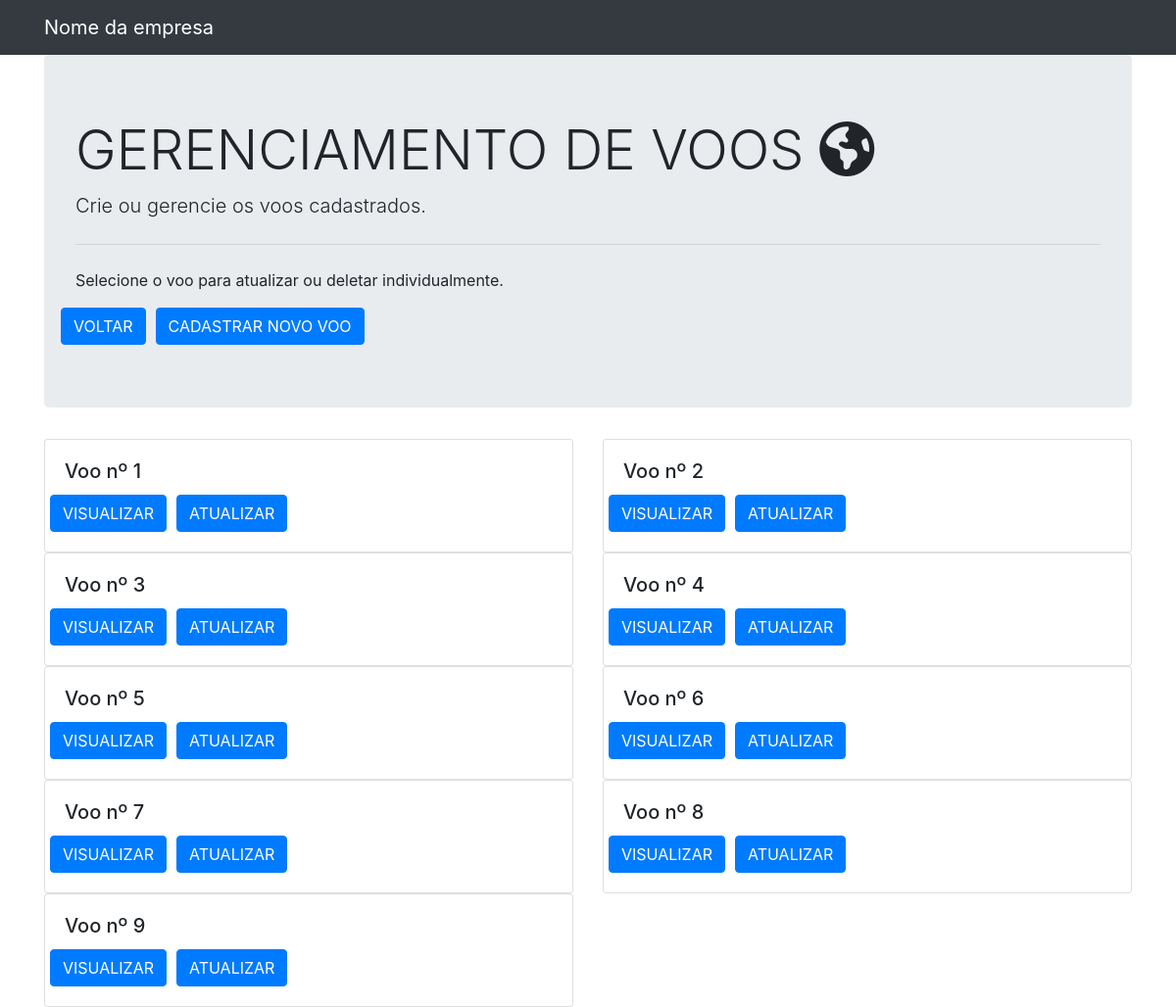
The app's page /home/1/lista_voos/, older data.
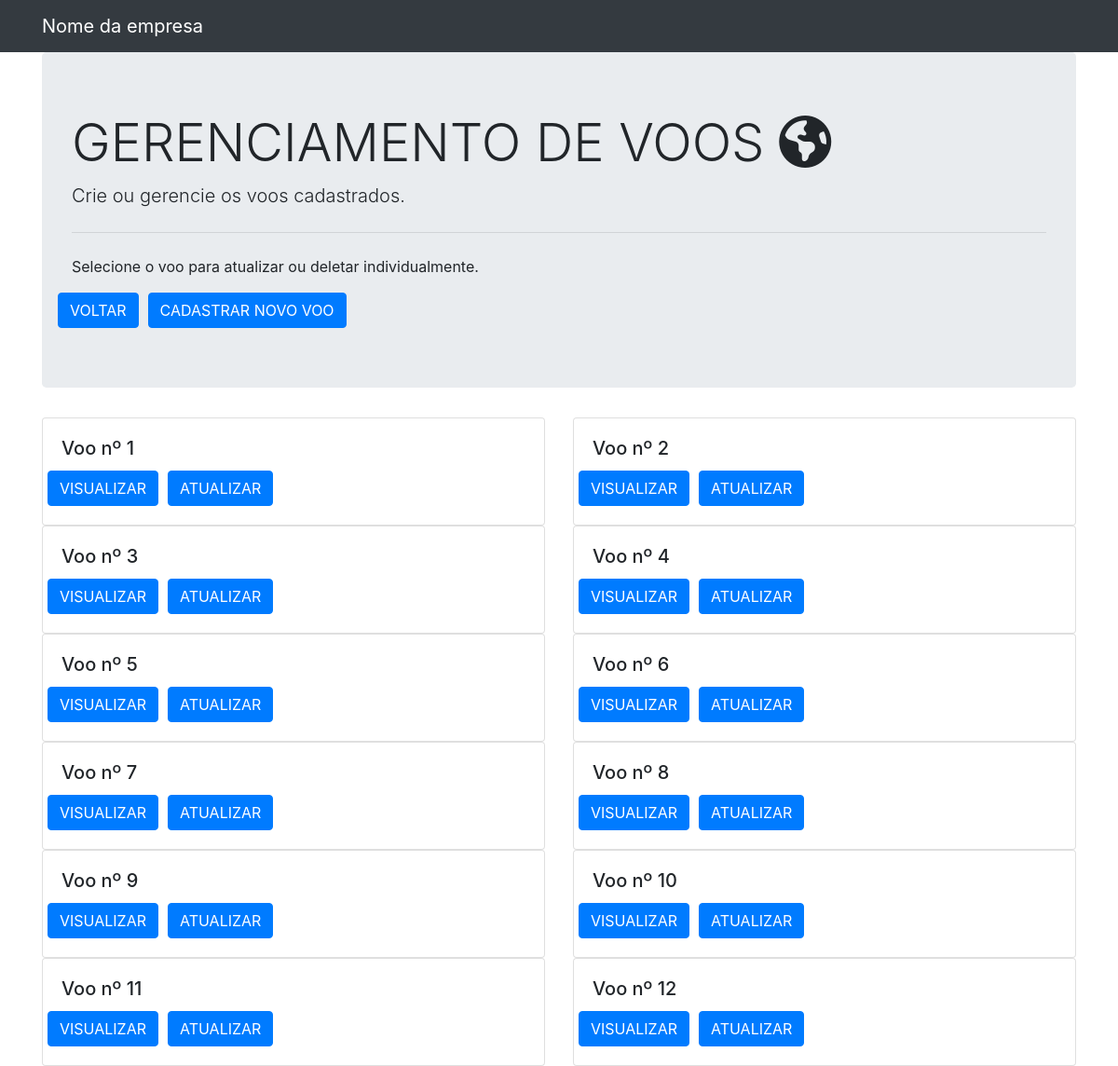
The same page, newer data.
### flight/models.py (models this page shows)
class Voo(models.Model):
    id = models.AutoField(primary_key=True)
    rota = models.ForeignKey(Rota, on_delete=models.CASCADE, null=False)
    chegada_prevista = models.DateTimeField(null=False)
    partida_prevista = models.DateTimeField(null=False)
    companhia_aerea = models.CharField(max_length=200, null=False)
    class Meta:
        db_table = 'voos'

### flight/views.py (the view)
# urls.py: path('home/1/lista_voos/', views.telaListaVoosViews, name = 'lista_de_voos'),
def telaListaVoosViews(request):
    voos = Voo.objects.all().values()
    template = loader.get_template('voo_lista.html')
    context = {
        'voos': voos,
    }
    return HttpResponse(template.render(context, request))

### flight/templates/voo_lista.html (shortened to what this page needs)
{% load static %}
<!DOCTYPE html>
<html lang="en">
<head>
    <link rel="stylesheet" href="{% static 'css/bootstrap.min.css' %}">
    <link rel="stylesheet" href="{% static 'css/all.min.css' %}">
</head>
<body>
    <nav class="navbar navbar-expand-lg navbar-dark bg-dark">
        <div class="container">
            <a class="navbar-brand" href="#">Nome da empresa</a>
        </div>
    </nav>
    <div class="container">
        <div class="jumbotron">
            <h1 class="display-4">
               GERENCIAMENTO DE VOOS
                <i class="fas fa-globe-americas"></i></h1>
            <p class="lead">
                Crie ou gerencie os voos cadastrados.
            </p>
            <hr class="my-4">
            <p>
                Selecione o voo para atualizar ou deletar individualmente.
            </p>
            <div class="row">
                <input class="btn btn-primary"
                       style="margin-right: 10px"
                       type="button"
                       value="VOLTAR"
                       onclick="location.href = '../'">
                <a href="create/" class="btn btn-primary">
                    CADASTRAR NOVO VOO
                </a>
            </div>
        </div>
    </div>
    <div class="container">
        <div class="row">
            {% for voo in voos %}
                <div class="col-sm-6">
                    <div class="card">
                        <div class="card-body">
                            <h5 class="card-title">
                                Voo nº {{voo.id}}
                            </h5>
                            <div class="row">
                                <a href="read_or_delete/{{voo.id}}/"
                                   class="btn btn-primary"
                                   style="margin-right: 10px">
                                    VISUALIZAR
                                </a>
                                <a href="update/{{voo.id}}/"
                                   class="btn btn-primary"
                                   style="margin-right: 10px">
                                    ATUALIZAR
                                </a>
                            </div>
                        </div>
                    </div>
                </div>
            {% endfor %}
        </div>
    </div>
</body>
</html>

Row changes from the older to the newer data that the page shows:
added Voo: id "10"
added Voo: id "11"
added Voo: id "12"
